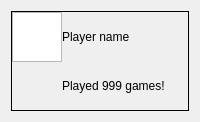
<?xml version="1.0" encoding="UTF-8"?>
<ui version="4.0">
 <class>Form</class>
 <widget class="QWidget" name="Form">
  <property name="windowTitle">
   <string>Form</string>
  </property>
  <layout class="QHBoxLayout" name="horizontalLayout_2">
   <item>
    <widget class="QFrame" name="frame">
     <property name="sizePolicy">
      <sizepolicy hsizetype="Preferred" vsizetype="Minimum">
       <horstretch>0</horstretch>
       <verstretch>0</verstretch>
      </sizepolicy>
     </property>
     <property name="minimumSize">
      <size>
       <width>0</width>
       <height>100</height>
      </size>
     </property>
     <property name="frameShape">
      <enum>QFrame::Box</enum>
     </property>
     <property name="frameShadow">
      <enum>QFrame::Plain</enum>
     </property>
     <layout class="QHBoxLayout" name="horizontalLayout">
      <property name="spacing">
       <number>0</number>
      </property>
      <property name="leftMargin">
       <number>0</number>
      </property>
      <property name="topMargin">
       <number>0</number>
      </property>
      <property name="rightMargin">
       <number>0</number>
      </property>
      <property name="bottomMargin">
       <number>0</number>
      </property>
      <item>
       <layout class="QGridLayout" name="gridLayout">
        <item row="0" column="0">
         <widget class="QGraphicsView" name="graphicsView">
          <property name="sizePolicy">
           <sizepolicy hsizetype="MinimumExpanding" vsizetype="MinimumExpanding">
            <horstretch>0</horstretch>
            <verstretch>0</verstretch>
           </sizepolicy>
          </property>
          <property name="minimumSize">
           <size>
            <width>50</width>
            <height>50</height>
           </size>
          </property>
          <property name="maximumSize">
           <size>
            <width>50</width>
            <height>50</height>
           </size>
          </property>
         </widget>
        </item>
        <item row="0" column="2">
         <widget class="QLabel" name="label">
          <property name="text">
           <string>Player name</string>
          </property>
         </widget>
        </item>
        <item row="2" column="0">
         <spacer name="verticalSpacer">
          <property name="orientation">
           <enum>Qt::Vertical</enum>
          </property>
          <property name="sizeHint" stdset="0">
           <size>
            <width>20</width>
            <height>40</height>
           </size>
          </property>
         </spacer>
        </item>
        <item row="2" column="2">
         <widget class="QLabel" name="label_2">
          <property name="text">
           <string>Played 999 games!</string>
          </property>
         </widget>
        </item>
       </layout>
      </item>
     </layout>
    </widget>
   </item>
  </layout>
 </widget>
 <resources/>
 <connections/>
</ui>
